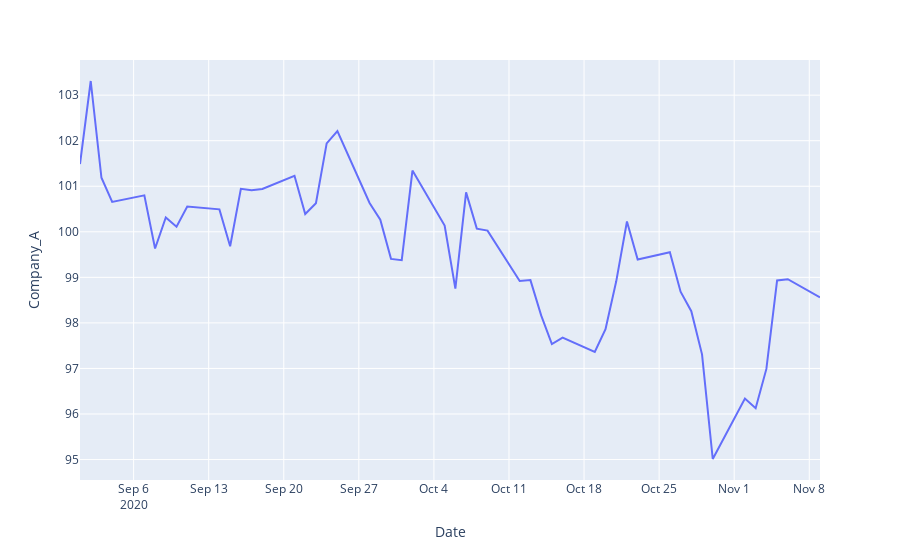

The cell this chart's notebook holds for it:
### Markdown cell above
##### 1. Using Plotly express, reproduce the plot in the image. As the data is generated randomly I do not expect you to reproduce the same line.

### Code cell
px.line(df,x="Date",y="Company_A")
